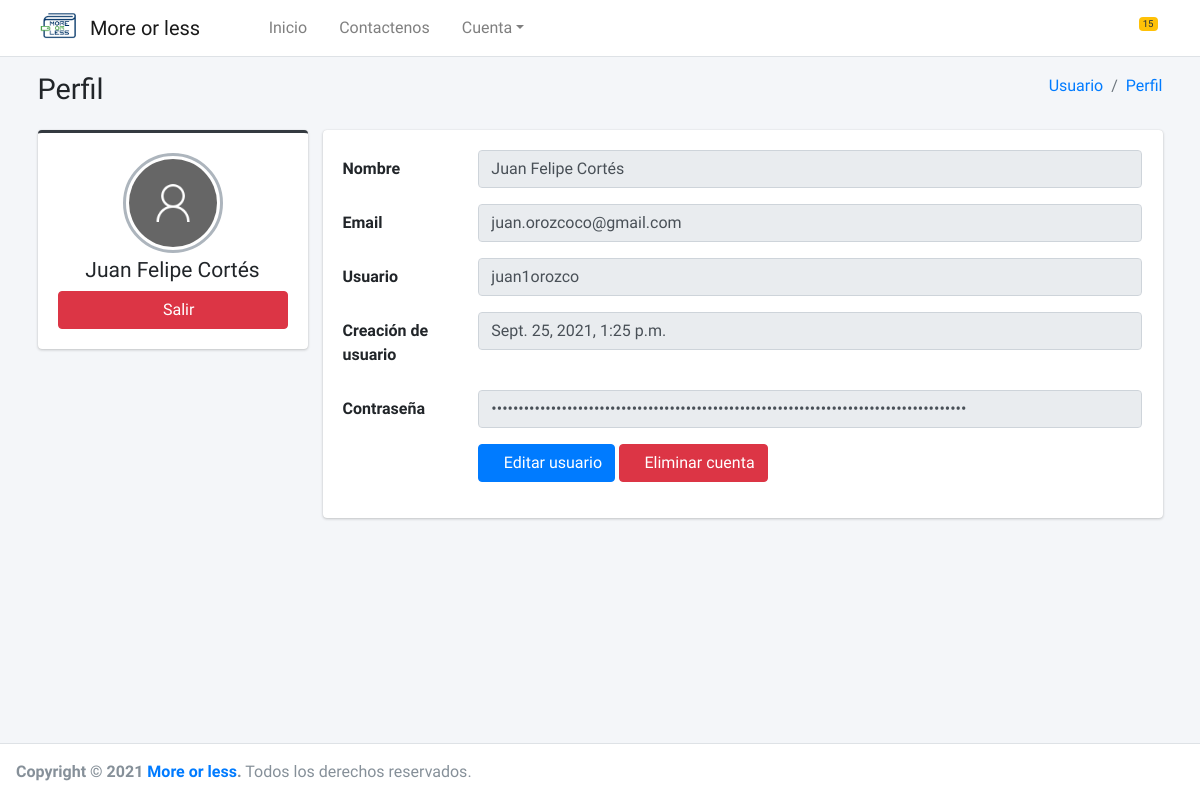
/perfil/ (signed in), run on an earlier commit of the app's database.
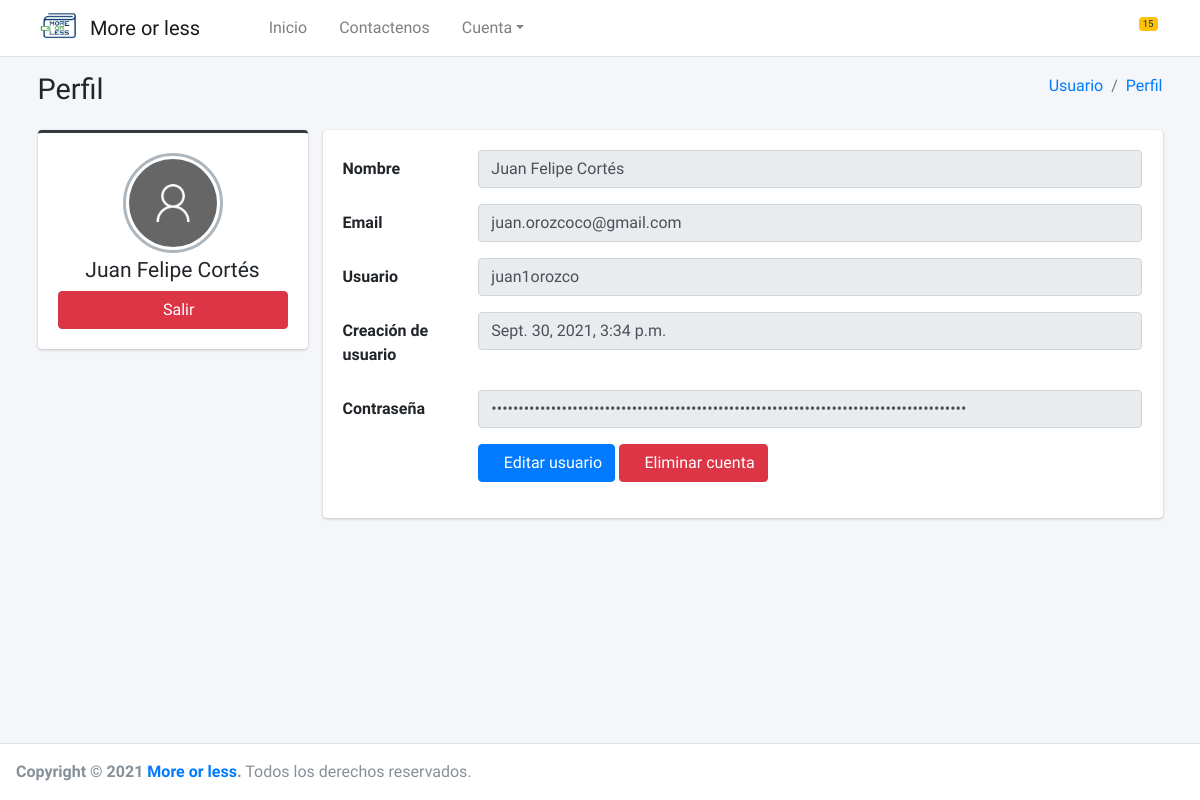
And on a later commit of the database.
### core/registro/models.py (models this page shows)
class RegistroUsuario(AbstractUser):
    image = models.ImageField(upload_to='perfil/%Y/%m/%d', null=True, blank=True)
    def get_image(self):
        if self.image:
            return "{}{}".format(MEDIA_URL, self.image)
        return "{}{}".format(STATIC_URL, 'img/imagen-perfil-sin-foto.png')

### core/perfil/views.py (the view)
# urls.py: path('perfil/', PerfilListView.as_view(), name='perfil'),
class PerfilListView(ListView):
    model = PerfilModel
    template_name = 'perfil.html'
    @method_decorator(csrf_exempt)
    @method_decorator(login_required)
    def dispatch(self, request, *args, **kwargs):
        self.object = self
        return super().dispatch(request, *args, **kwargs)
    def get_context_data(self, **kwargs):
        context = super().get_context_data(**kwargs)
        return context

### core/perfil/templates/perfil.html
{% extends 'body.html' %}
{% load static %}
{% block content %}
    <div class="content-wrapper">
        <div class="content-header">
            <div class="container">
                <div class="row mb-2">
                    <div class="col-sm-6">
                        <h1 class="m-0">Perfil</h1>
                    </div>
                    <div class="col-sm-6">
                        <ol class="breadcrumb float-sm-right">
                            <li class="breadcrumb-item"><a href="#">Usuario</a></li>
                            <li class="breadcrumb-item"><a href="{% url 'perfil' %}">Perfil</a></li>
                        </ol>
                    </div>
                </div>
            </div>
        </div>
        <section class="content">
            <div class="container">
                <div class="row">
                    <div class="col-md-3">
                        <div class="card card-dark card-outline">
                            <div class="card-body box-profile">
                                <div class="text-center">
                                    <a href="#" >
                                        <img class="profile-user-img img-fluid img-circle"
                                             src="{{ request.user.get_image }}"
                                             alt="User profile picture">
                                    </a>
                                </div>
                                <h3 class="profile-username text-center">{{ request.user.get_full_name }}</h3>
                                <a href="{% url 'logout' %}" class="btn btn-danger btn-block"><i
                                        class="fas fa-sign-out-alt"></i>Salir</a>
                            </div>
                        </div>
                    </div>
                    <div class="col-md-9">
                        <div class="card">
                            <div class="card-body">
                                <div class="tab-content">
                                    <div class="tab-pane active" id="settings">
                                        <form class="form-horizontal">
                                            <div class="form-group row">
                                                <label for="inputName" class="col-sm-2 col-form-label">Nombre</label>
                                                <div class="col-sm-10">
                                                    <input type="text" class="form-control" id="inputName"
                                                           value="{{ request.user.get_full_name }}" disabled="">
                                                </div>
                                            </div>
                                            <div class="form-group row">
                                                <label for="inputEmail" class="col-sm-2 col-form-label">Email</label>
                                                <div class="col-sm-10">
                                                    <input type="email" class="form-control" id="inputEmail"
                                                           value="{{ request.user.email }}" disabled="">
                                                </div>
                                            </div>
                                            <div class="form-group row">
                                                <label for="inputAge" class="col-sm-2 col-form-label">Usuario</label>
                                                <div class="col-sm-10">
                                                    <input type="text" class="form-control" id="inputAge"
                                                           value="{{ request.user.username }}" disabled="">
                                                </div>
                                            </div>
                                            <div class="form-group row">
                                                <label for="inputAge" class="col-sm-2 col-form-label">Creación de
                                                    usuario</label>
                                                <div class="col-sm-10">
                                                    <input type="text" class="form-control" id="inputAge"
                                                           value="{{ request.user.date_joined }}" disabled="">
                                                </div>
                                            </div>
                                            <div class="form-group row">
                                                <label for="inputAge" class="col-sm-2 col-form-label">Contraseña</label>
                                                <div class="col-sm-10">
                                                    <input type="password" class="form-control" id="inputAge"
                                                           value="{{ request.user.password }}" disabled="">
                                                </div>
                                            </div>
                                            <div class="form-group row">
                                                <div class="offset-sm-2 col-sm-10">
                                                    <a href="{% url 'usuarioUpdate' %}" class="btn btn-primary"><i
                                                            class="fas fa-user-edit"></i>Editar
                                                        usuario</a>
                                                    <a href="{% url 'usuarioDelete' %}" class="btn btn-danger"><i
                                                            class="fas fa-times"></i>Eliminar cuenta
                                                    </a>
                                                </div>
                                            </div>
                                        </form>
                                    </div>
                                </div>
                            </div>
                        </div>
                    </div>
                </div>
            </div>
        </section>
    </div>
{% endblock %}

### templates/body.html (shortened to what this page needs)
{% extends 'home.html' %}
{% load static %}
{% block body %}
    <body class="layout-top-nav sidebar-collapse" height="auto">
    <div class="wrapper">
        {% include 'header.html' %}
        {% block content %}
        {% endblock %}
        {% include 'footer.html' %}
    </div>
    </body>
{% endblock %}

### templates/home.html (shortened to what this page needs)
{% load static %}
<!DOCTYPE html>
<html lang="es">
<head>
    <link rel="stylesheet" href="{% static 'lib/adminlte/plugins/fontawesome-free/css/all.min.css' %}">
    <link rel="stylesheet" href="{% static 'lib/adminlte/dist/css/adminlte.min.css' %}">
    <link rel="stylesheet" href="{% static 'css/normalize.css' %}">
    <link rel="stylesheet" href="{% static 'css/styles.css' %}">
</head>
{% block body %}
{% endblock %}
</html>

### templates/header.html (shortened to what this page needs)
{% load static %}
<nav class="main-header navbar navbar-expand-md navbar-light navbar-white">
    <div class="container">
        <a href="{% url "index" %}" class="navbar-brand">
            <img src="{% static 'img/logo3.png' %}" alt="More_or_less Logo" class="brand-image">
            <span class="brand-text font-weight-light">More or less</span>
        </a>
        <div class="collapse navbar-collapse order-3" id="navbarCollapse">
            <ul class="navbar-nav">
                <li class="nav-item">
                    <a class="nav-link" data-widget="pushmenu" href="#" role="button"><i class="fas fa-bars"></i></a>
                </li>
                <li class="nav-item">
                    <a href="{% url "index" %}" class="nav-link">Inicio</a>
                </li>
                <li class="nav-item">
                    <a href="#" class="nav-link">Contactenos</a>
                </li>
                <li class="nav-item dropdown">
                    <a id="dropdownSubMenu1" href="#" data-toggle="dropdown" aria-haspopup="true" aria-expanded="false"
                       class="nav-link dropdown-toggle">Cuenta</a>
                </li>
            </ul>
        <ul class="order-1 order-md-3 navbar-nav navbar-no-expand ml-auto">
            <li class="nav-item dropdown">
                <a class="nav-link" data-toggle="dropdown" href="#">
                    <span class="badge badge-warning navbar-badge">15</span>
                </a>
            </li>
        </ul>
    </div>
</nav>

### templates/footer.html
<footer class="main-footer">
    <strong>Copyright &copy; 2021 <a href="#">More or less</a>.</strong> Todos los derechos reservados.
</footer>

What changed in the data, as far as the page shows it:
changed RegistroUsuario "Juan Felipe Cortés": user.date_joined "Sept. 25, 2021, 1:25 p.m." → "Sept. 30, 2021, 3:34 p.m."
